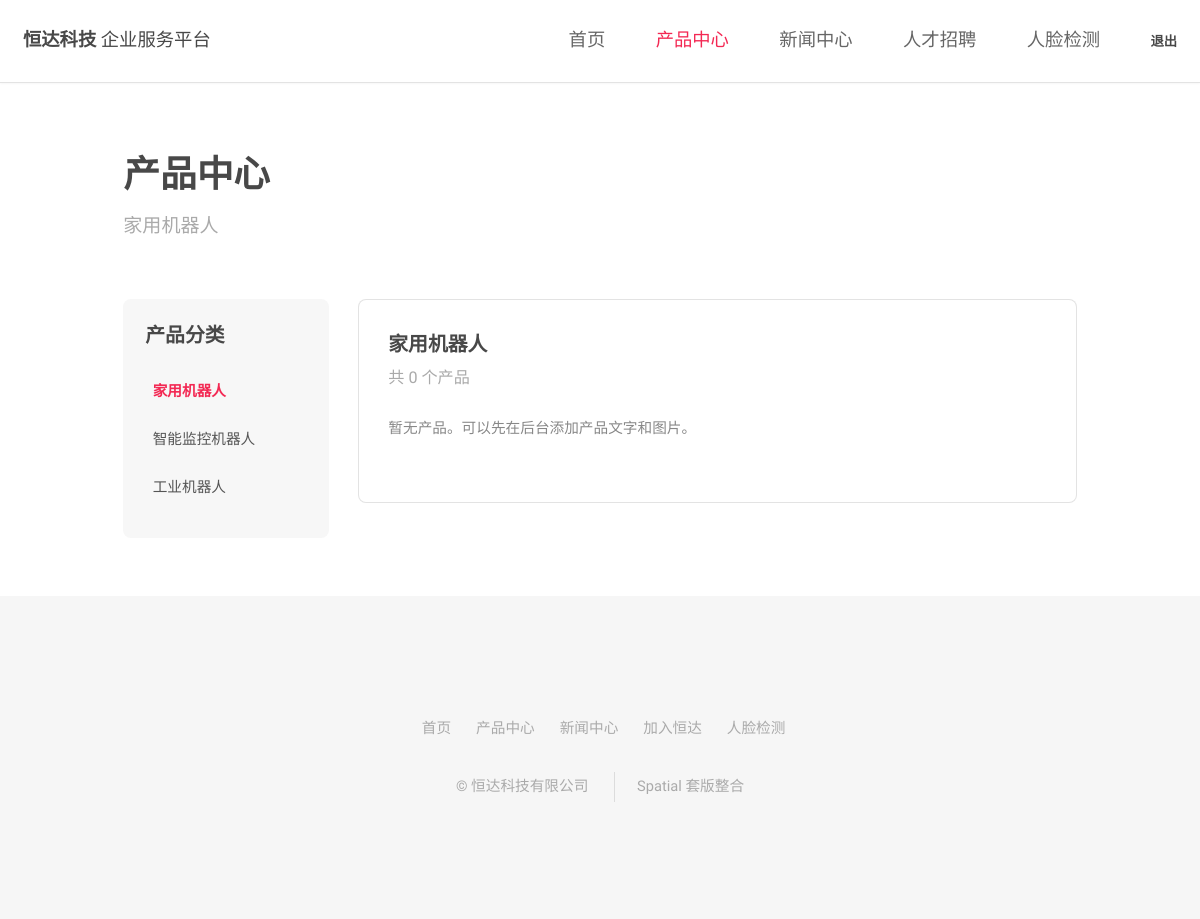
The page /products/robot/ (signed in) on the database as committed earlier.
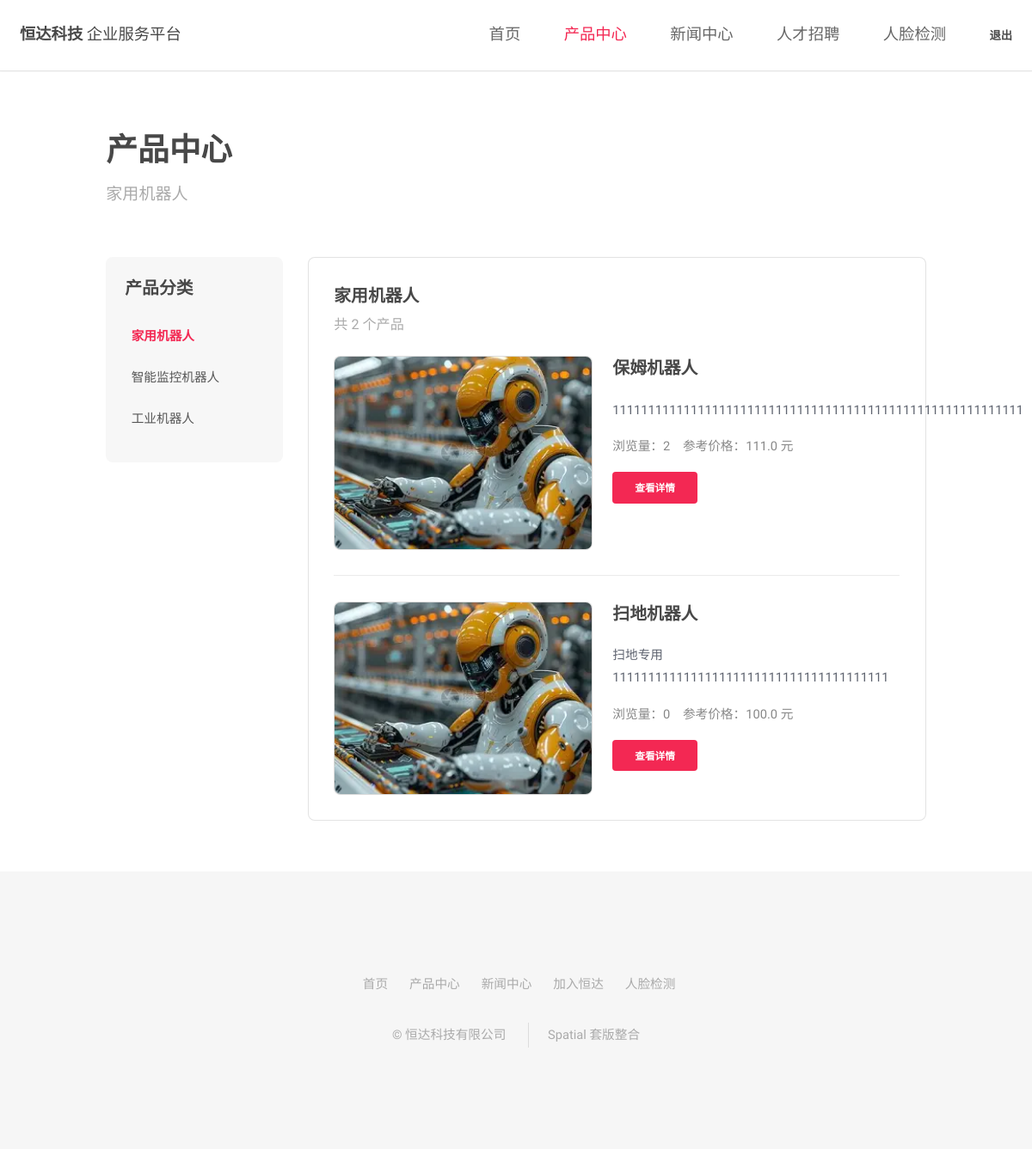
The same page on the database as committed later.
### app/models.py (models this page shows, shortened)
class ProductImg(models.Model):
    product = models.ForeignKey(
        Product,
        related_name="productImgs",
        verbose_name="产品",
        on_delete=models.CASCADE,
    )
    photo = models.ImageField(upload_to="Product/", blank=True, verbose_name="产品图片")
    class Meta:
        verbose_name = "产品图片"
        verbose_name_plural = "产品图片"

class Product(models.Model):
    PRODUCTS_CHOICES = (
        ("家用机器人", "家用机器人"),
        ("智能监控机器人", "智能监控机器人"),
        ("工业机器人", "工业机器人"),
    )
    title = models.CharField(max_length=50, verbose_name="产品标题")
    description = models.TextField(verbose_name="产品详情描述")
    productType = models.CharField(
        choices=PRODUCTS_CHOICES,
        max_length=50,
        verbose_name="产品类型",
    )
    price = models.DecimalField(
        max_digits=7,
        decimal_places=1,
        blank=True,
        null=True,
        verbose_name="产品价格",
    )
    publishDate = models.DateTimeField(max_length=20, default=timezone.now, verbose_name="发布时间")
    views = models.PositiveIntegerField("浏览量", default=0)
    class Meta:
        verbose_name = "产品"
        verbose_name_plural = "产品"
        ordering = ("-publishDate",)

### app/views.py (the view)
# urls.py: path("products/<str:product_name>/", views.products, name="products"),
@member_login_required
def products(request, product_name):
    product_type = PRODUCT_CATEGORY_MAP.get(product_name)
    if product_type is None:
        return redirect("app:products", product_name="robot")
    product_queryset = (
        Product.objects.filter(productType=product_type)
        .prefetch_related("productImgs")
        .order_by("-publishDate")
    )
    paginator = Paginator(product_queryset, 2)
    page_obj = paginator.get_page(request.GET.get("page"))
    return render(
        request,
        "productList.html",
        {
            "active_menu": "products",
            "sub_menu": product_name,
            "product_categories": tuple(PRODUCT_CATEGORY_MAP.items()),
            "productName": product_type,
            "productList": page_obj,
            "page_obj": page_obj,
        },
    )

### app/views.py (called while the page is built)
def member_login_required(view_func):
    @wraps(view_func)
    def wrapper(request, *args, **kwargs):
        if not request.session.get("member_id"):
            return redirect("app:login")
        return view_func(request, *args, **kwargs)
    return wrapper

### templates/productList.html (shortened to what this page needs)
{% extends 'based.html' %}
{% block page_heading %}产品中心{% endblock %}
{% block page_subtitle %}{{ productName }}{% endblock %}
{% block content %}
    <div class="side-layout">
        <aside class="side-nav">
            <h3>产品分类</h3>
            <ul>
                {% for key, name in product_categories %}
                    <li>
                        <a class="{% if sub_menu == key %}active{% endif %}" href="{% url 'app:products' key %}">{{ name }}</a>
                    </li>
                {% endfor %}
            </ul>
        </aside>
        <section class="content-card">
            <header>
                <h3>{{ productName }}</h3>
                <p>共 {{ page_obj.paginator.count }} 个产品</p>
            </header>
            <div class="product-list">
                {% for product in productList %}
                    <article class="product-item">
                        <div class="product-thumb">
                            {% for img in product.productImgs.all %}
                                {% if forloop.first and img.photo %}
                                    <a href="{% url 'app:productDetail' product.id %}">
                                        <img src="{{ img.photo.url }}" alt="{{ product.title }}">
                                    </a>
                                {% endif %}
                            {% empty %}
                                <a class="product-placeholder" href="{% url 'app:productDetail' product.id %}">暂无图片</a>
                            {% endfor %}
                        </div>
                        <div class="product-summary">
                            <h3>{{ product.title|truncatechars:20 }}</h3>
                            <p>{{ product.description|truncatechars:150|linebreaksbr }}</p>
                            <div class="product-meta">
                                <span>浏览量：{{ product.views }}</span>
                                {% if product.price %}
                                    <span>参考价格：{{ product.price }} 元</span>
                                {% endif %}
                            </div>
                            <a href="{% url 'app:productDetail' product.id %}" class="button special small">查看详情</a>
                        </div>
                    </article>
                {% empty %}
                    <p class="empty">暂无产品。可以先在后台添加产品文字和图片。</p>
                {% endfor %}
            </div>
        </section>
    </div>
{% endblock %}

### templates/based.html (shortened to what this page needs)
{% load static %}
<!DOCTYPE HTML>
<html lang="zh-CN">
<head>
    <link rel="stylesheet" href="{% static 'spatial/assets/css/main.css' %}?v=5">
    <link rel="stylesheet" href="{% static 'spatial/css/site.css' %}?v=5">
</head>
<body class="{% block body_class %}{% endblock %}">
    <header id="header" class="{% block header_class %}{% endblock %}">
        <h1><strong><a href="{% url 'app:home' %}">恒达科技</a></strong> 企业服务平台</h1>
        <nav id="nav">
            <ul>
                <li><a class="{% if active_menu == 'home' %}active{% endif %}" href="{% url 'app:home' %}">首页</a></li>
                <li><a class="{% if active_menu == 'products' %}active{% endif %}" href="{% url 'app:products' 'robot' %}">产品中心</a></li>
                <li><a class="{% if active_menu == 'news' %}active{% endif %}" href="{% url 'app:newsList' 'company' %}">新闻中心</a></li>
                <li><a class="{% if active_menu == 'contactus' %}active{% endif %}" href="{% url 'app:contact' %}">人才招聘</a></li>
                <li><a class="{% if active_menu == 'service' %}active{% endif %}" href="{% url 'app:platform' %}">人脸检测</a></li>
                {% if request.session.member_id %}
                    <li>
                        <form class="nav-logout" method="post" action="{% url 'app:logout' %}">
                            <button type="submit">退出</button>
                        </form>
                    </li>
                {% else %}
                    <li><a href="{% url 'app:login' %}">登录</a></li>
                    <li><a href="{% url 'app:signon' %}">注册</a></li>
                {% endif %}
            </ul>
        </nav>
    </header>
    {% block full_content %}
        <section id="main" class="wrapper page-wrapper">
            <div class="container">
                <header class="major special page-heading">
                    <h2>{% block page_heading %}{% endblock %}</h2>
                    <p>{% block page_subtitle %}{% endblock %}</p>
                </header>
                {% block content %}{% endblock %}
            </div>
        </section>
    {% endblock %}
    <footer id="footer">
        <div class="container">
            <ul class="footer-links">
                <li><a href="{% url 'app:home' %}">首页</a></li>
                <li><a href="{% url 'app:products' 'robot' %}">产品中心</a></li>
                <li><a href="{% url 'app:newsList' 'company' %}">新闻中心</a></li>
                <li><a href="{% url 'app:recruit' %}">加入恒达</a></li>
                <li><a href="{% url 'app:platform' %}">人脸检测</a></li>
            </ul>
            <ul class="copyright">
                <li>&copy; 恒达科技有限公司</li>
                <li>Spatial 套版整合</li>
            </ul>
        </div>
    </footer>
</body>
</html>

### app/static/spatial/css/site.css (style rules this page uses)
body { color: #5f6470; font-family: "Raleway", Arial, "Microsoft YaHei", sans-serif; }
#header h1 { letter-spacing: 0; }
#nav ul li a.active, #navPanel ul li a.active { color: #f32853 !important; }
.nav-logout { margin: 0; }
.nav-logout button { background: transparent; border: 0; box-shadow: none; color: inherit !important; height: auto; line-height: inherit; padding: 0; }
.page-wrapper { padding-top: 8em; }
.page-heading { margin-bottom: 3.5em; }
.page-heading h2, .page-heading p { letter-spacing: 0; }
.content-card { background: #fff; border: solid 1px rgba(144, 144, 144, 0.25); border-radius: 8px; padding: 2em; }
.content-card header { margin-bottom: 1.6em; }
.content-card header h3, .content-card header p { letter-spacing: 0; }
.side-layout { align-items: start; display: grid; gap: 2em; grid-template-columns: 14em minmax(0, 1fr); }
.side-nav { background: #f7f7f7; border-radius: 8px; padding: 1.5em; }
.side-nav h3 { letter-spacing: 0; margin-bottom: 1em; }
.side-nav ul { list-style: none; margin: 0; padding: 0; }
.side-nav li { margin: 0 0 0.5em; }
.side-nav a { color: #555; display: block; padding: 0.4em 0; text-decoration: none; }
.side-nav a.active, .side-nav a:hover { color: #f32853; font-weight: 700; }
.product-list { display: grid; gap: 2em; }
.product-item { align-items: start; border-bottom: solid 1px rgba(144, 144, 144, 0.18); display: grid; gap: 1.6em; grid-template-columns: minmax(14em, 0.9fr) minmax(0, 1fr); padding-bottom: 2em; }
.product-item:last-child { border-bottom: 0; padding-bottom: 0; }
.product-thumb, .product-placeholder { align-items: center; background: #f7f7f7; border: solid 1px rgba(144, 144, 144, 0.25); border-radius: 8px; display: flex; justify-content: center; overflow: hidden; }
.product-thumb { aspect-ratio: 4 / 3; }
.product-thumb a { display: block; height: 100%; width: 100%; }
.product-thumb img { display: block; height: 100%; object-fit: cover; width: 100%; }
.product-summary h3, .product-detail h1, .product-detail-section h3 { letter-spacing: 0; text-transform: none; }
.product-summary h3, .product-detail h1 { color: #484848; }
.product-summary p { line-height: 1.8; margin-bottom: 1em; }
.product-meta { color: #888; display: flex; flex-wrap: wrap; gap: 1em; margin-bottom: 1em; }
.footer-links { display: flex; flex-wrap: wrap; gap: 1.2em; justify-content: center; list-style: none; margin: 0; padding: 0; }
.footer-links a { color: #777; text-decoration: none; }

Rows that differ between the two databases and show on the page:
added Product: title "保姆机器人", description "1111111111111111111111111111111111111111111111111111111111", views "2", price "111.0"
added ProductImg: photo (picture), shown under "保姆机器人"
added Product: title "扫地机器人", description "扫地专用111111111111111111111111111111111111111", views "0", price "100.0"
added ProductImg: photo (picture), shown under "扫地机器人"
Other text that changed with them:
{{ page_obj.paginator.count }}: "0" → "2"
text no longer shown: "暂无产品。可以先在后台添加产品文字和图片。"
